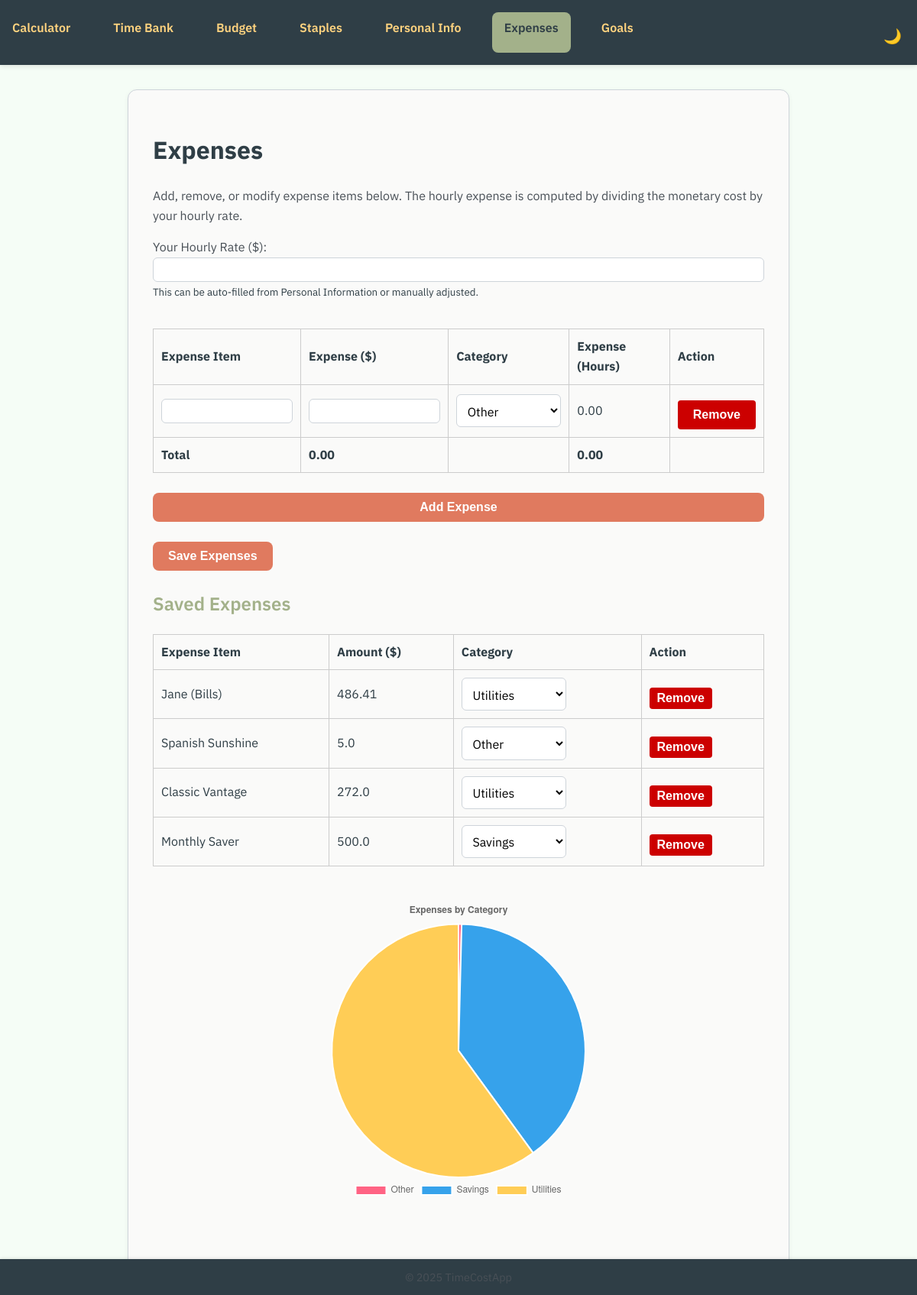
/expenses, run on the app's committed database.
### tables this page shows
CREATE TABLE expenses (
            id INTEGER PRIMARY KEY AUTOINCREMENT,
            name TEXT NOT NULL,
            amount REAL NOT NULL,
            category TEXT NOT NULL
        );

### app.py (the view, shortened to what this page needs)
@app.route("/expenses", methods=["GET", "POST"])
def expenses():
    conn = get_db_connection()
    saved_expenses = conn.execute("SELECT * FROM expenses").fetchall()
    category_totals = conn.execute("""
        SELECT category, SUM(amount) AS total
        FROM expenses
        GROUP BY category
    """).fetchall()
    conn.close()
    currency = session.get("currency", "$")
    return render_template("expenses.html",
                           saved_expenses=saved_expenses,
                           category_totals=category_totals,
                           currency=currency)

### database.py (called while the page is built)
def get_db_connection():
    conn = sqlite3.connect('timecost.db')
    conn.row_factory = sqlite3.Row  # Enables dict-like access in results
    return conn

### templates/expenses.html (shortened to what this page needs)
{% extends "base.html" %}
{% block content %}
<div class="form-container">
  <h1>Expenses</h1>
  <p>Add, remove, or modify expense items below. The hourly expense is computed by dividing the monetary cost by your hourly rate.</p>
  <form action="/expenses" method="post">
    <div>
      <label for="userHourlyRate">Your Hourly Rate ({{ currency }}):</label>
      <input type="number" step="0.01" id="userHourlyRate" name="user_hourly_rate" value="{{ session.get('hourlyRate', '') }}" required>
      <small>This can be auto-filled from Personal Information or manually adjusted.</small>
    </div>
    <table>
      <thead>
        <tr>
            <th>Expense Item</th>
            <th>Expense ({{ currency }})</th>
            <th>Category</th>
            <th>Expense (Hours)</th>
            <th>Action</th>
        </tr>
      </thead>
      <tbody id="expenseTableBody">
      </tbody>
      <tfoot>
        <tr>
            <td><strong>Total</strong></td>
            <td><strong id="totalAmount">0.00</strong></td>
            <td></td>
            <td><strong id="totalHourly">0.00</strong></td>
            <td></td>
        </tr>
      </tfoot>
    </table>
    <button type="button" id="addExpenseBtn">Add Expense</button>
    <div>
      <button type="submit">Save Expenses</button>
    </div>
  </form>
  {% if saved_expenses %}
  <h2>Saved Expenses</h2>
  <table>
    <thead>
      <tr>
          <th>Expense Item</th>
          <th>Amount ({{ currency }})</th>
          <th>Category</th>
          <th>Action</th>
      </tr>
    </thead>
    <tbody>
    {% for expense in saved_expenses %}
    <tr>
      <td>{{ expense.name }}</td>
      <td>{{ expense.amount }}</td>
      <td>
        <form action="{{ url_for('update_expense_category') }}" method="post" style="display:inline;">
          <select name="new_category" onchange="this.form.submit()">
            {% for cat in ['Rent', 'Utilities', 'Savings', 'Discretionary', 'Other'] %}
              <option value="{{ cat }}" {% if expense.category == cat %}selected{% endif %}>{{ cat }}</option>
            {% endfor %}
          </select>
        </form>
      </td>
      <td>
        <form action="{{ url_for('remove_expense', index=expense.id) }}" method="post" style="display:inline;">
          <button type="submit" class="removeButton">Remove</button>
        </form>
      </td>
    </tr>
    {% endfor %}
    </tbody>
  </table>
    {% endif %}
</div>
{% if category_totals %}
<div class="chart-container">
  <canvas id="categoryChart"></canvas>
</div>
<script>
  const ctx = document.getElementById("categoryChart").getContext("2d");
  new Chart(ctx, {
    type: 'pie',
    data: {
      labels: [{% for row in category_totals %}"{{ row.category }}"{% if not loop.last %},{% endif %}{% endfor %}],
      datasets: [{
        data: [{% for row in category_totals %}{{ row.total }}{% if not loop.last %},{% endif %}{% endfor %}],
        backgroundColor: ['#ff6384', '#36a2eb', '#ffcd56', '#4bc0c0']
      }]
    },
    options: {
      plugins: {
        title: {
          display: true,
          text: "Expenses by Category"
        },
        legend: {
          position: "bottom"
        }
      }
    }
  });
</script>
{% endif %}
{% endblock %}

### templates/base.html (shortened to what this page needs)
<!DOCTYPE html>
<html lang="en">
<head>
  <link rel="stylesheet" href="{{ url_for('static', filename='style.css') }}">
</head>
<body>
 <nav class="navbar">
  <a href="/" class="{% if request.path == '/' %}active{% endif %}">Calculator</a>
  <a href="/timebank" class="{% if request.path.startswith('/timebank') %}active{% endif %}">Time Bank</a>
  <a href="/budget" class="{% if request.path.startswith('/budget') %}active{% endif %}">Budget</a>
  <a href="/staples" class="{% if request.path.startswith('/staples') %}active{% endif %}">Staples</a>
  <a href="/personal" class="{% if request.path.startswith('/personal') %}active{% endif %}">Personal Info</a>
  <a href="/expenses" class="{% if request.path.startswith('/expenses') %}active{% endif %}">Expenses</a>
  <a href="/goals" class="{% if request.path.startswith('/goals') %}active{% endif %}">Goals</a>
 <button id="theme-toggle" aria-label="Toggle Dark Mode" style="margin-left: auto;">🌙</button>
</nav>
  <main class="container">
    {% block content %}{% endblock %}
  </main>
  <footer>
    <p>&copy; 2025 TimeCostApp</p>
  </footer>
</body>
</html>

### static/style.css (style rules this page uses)
:root { --bg-color: #F5FDF6; --card-bg: #FAFAF9; --primary: #A3B18A; --accent: #E07A5F; --secondary-accent: #FFD37F; --text-dark: #2F3E46; --text-medium: #495057; --border-color: #CED4DA; --font: 'IBM Plex Sans', 'Segoe UI', sans-serif; }
body { background-color: var(--bg-color); font-family: var(--font); color: var(--text-dark); margin: 0; padding: 0; line-height: 1.6; transition: background-color 0.3s, color 0.3s; }
header, footer { background-color: var(--text-dark); color: white; text-align: center; padding: 1rem 0; }
header h1, footer p { margin: 0; font-weight: 400; }
main.container { padding: 2rem; max-width: 800px; margin: 0 auto; background-color: var(--card-bg); border: 1px solid var(--border-color); border-radius: 12px; box-shadow: 0 2px 6px rgba(0,0,0,0.06); padding-bottom: 5rem; }
h2, h3 { color: var(--primary); font-weight: 600; margin-top: 1.5rem; }
p, label { color: var(--text-medium); }
form { display: flex; flex-direction: column; gap: 1rem; }
input, select { padding: 0.6rem; border: 1px solid var(--border-color); border-radius: 6px; font-size: 1rem; font-family: var(--font); background-color: white; }
button { background-color: var(--accent); color: white; border: none; padding: 0.7rem 1.2rem; font-size: 1rem; font-weight: bold; border-radius: 8px; cursor: pointer; transition: background 0.2s ease; }
.navbar { background-color: #2F3E46; display: flex; justify-content: center; gap: 1.5rem; padding: 1rem 0; margin-bottom: 2rem; font-family: 'IBM Plex Sans', sans-serif; font-weight: 600; font-size: 1rem; box-shadow: 0 2px 6px rgba(0, 0, 0, 0.1); position: relative; z-index: 1; }
.navbar a { color: var(--secondary-accent); text-decoration: none; padding: 0.5rem 1rem; border-radius: 8px; transition: background-color 0.2s ease, color 0.2s ease; }
.navbar a.active { background-color: #A3B18A; color: #2F3E46; }
#theme-toggle { background: none; border: none; font-size: 1.2rem; cursor: pointer; color: var(--secondary-accent); transition: transform 0.2s ease; }
footer { position: fixed; bottom: 0; width: 100%; background-color: #2F3E46; color: white; text-align: center; padding: 0.75rem 0; font-size: 0.9rem; box-shadow: 0 -1px 4px rgba(0, 0, 0, 0.1); }
.chart-container { width: 100%; max-width: 400px; height: auto; aspect-ratio: 1 / 1; }
.chart-container { margin: 2rem auto; display: flex; justify-content: center; }

### templates/expenses.html (style rules this page uses)
.form-container { max-width: 800px; margin: 0 auto; text-align: left; }
table { width: 100%; border-collapse: collapse; margin-top: 20px; }
table, th, td { border: 1px solid #ccc; }
th, td { padding: 10px; text-align: left; }
input[type="number"], input[type="text"] { width: 100%; padding: 5px; box-sizing: border-box; }
button { padding: 10px 20px; margin-top: 10px; cursor: pointer; }
.removeButton { background-color: #c00; color: #fff; border: none; border-radius: 4px; cursor: pointer; padding: 5px 10px; }
.chart-container { position: relative; margin: 40px auto; height: 400px; width: 400px; }

### data on the page
expenses: name "Jane (Bills)", amount "486.41", new_category "Utilities"
expenses: name "Spanish Sunshine", amount "5.0", new_category "Other"
expenses: name "Classic Vantage", amount "272.0", new_category "Utilities"
expenses: name "Monthly Saver", amount "500.0", new_category "Savings"

### other printed values
{{ currency }} "$"
chart data {{ row.category }} Other, Savings, Utilities
chart data {{ row.total }} 5.0, 500.0, 758.4100000000001
